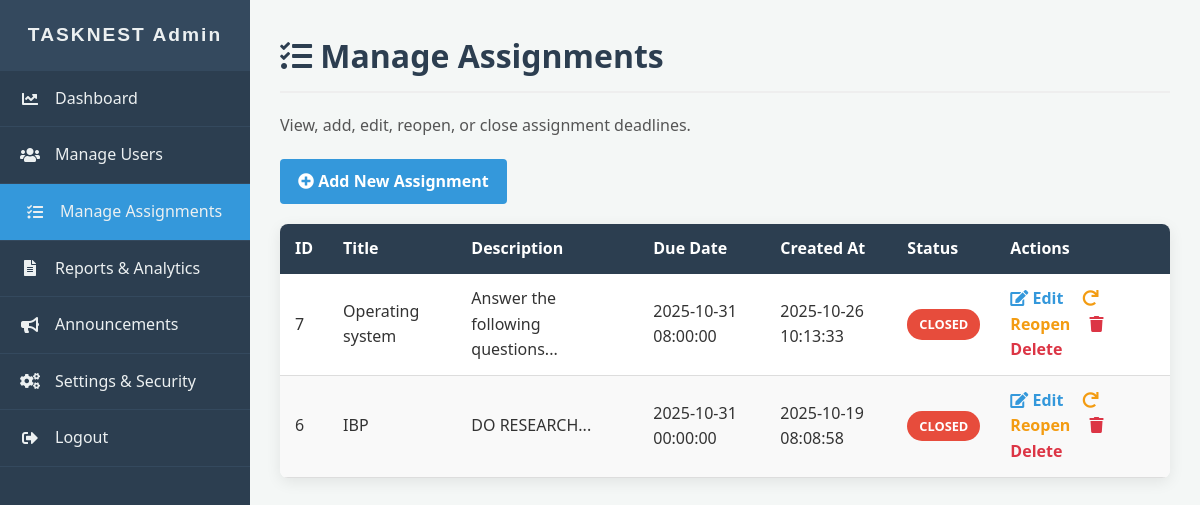
The page /admin/assignment.php (signed in) on the database its author committed.
### tables this page shows
CREATE TABLE `assignments` (
  `id` int(11) NOT NULL,
  `teacher_id` int(11) NOT NULL,
  `title` varchar(255) NOT NULL,
  `description` text DEFAULT NULL,
  `file` varchar(255) DEFAULT NULL,
  `created_at` timestamp NOT NULL DEFAULT current_timestamp(),
  `due_date` datetime NOT NULL,
  `status` varchar(20) DEFAULT 'open',
  `max_score` int(11) DEFAULT 100,
  `allow_late_submission` tinyint(1) DEFAULT 1,
  `reopened_at` datetime DEFAULT NULL,
  `reopened_by` int(11) DEFAULT NULL,
  `reopen_reason` text DEFAULT NULL
);

### admin/assignment.php (the view, shortened to what this page needs)
<?php
require_once __DIR__ . '/../src/auth.php';
$stmt = $pdo->query("SELECT id, title, description, due_date, created_at FROM assignments ORDER BY due_date DESC");
$assignments = $stmt->fetchAll();
?>
<!DOCTYPE html>
<html lang="en">
<head>
  <link rel="stylesheet" href="https://cdnjs.cloudflare.com/ajax/libs/font-awesome/5.15.3/css/all.min.css">
</head>
<body>
  <div class="sidebar">
    <h2>TASKNEST Admin</h2>
    <ul>
      <li><a href="admin_dashboard.php"><i class="fa fa-chart-line"></i><span> Dashboard</span></a></li>
      <li><a href="users.php"><i class="fa fa-users"></i><span> Manage Users</span></a></li>
      <li><a href="assignment.php" class="active"><i class="fa fa-tasks"></i><span> Manage Assignments</span></a></li>
      <li><a href="reports.php"><i class="fa fa-file-alt"></i><span> Reports & Analytics</span></a></li>
      <li><a href="../announcements.php"><i class="fa fa-bullhorn"></i><span> Announcements</span></a></li>
      <li><a href="settings.php"><i class="fa fa-cogs"></i><span> Settings & Security</span></a></li>
      <li><a href="../logout.php"><i class="fa fa-sign-out-alt"></i><span> Logout</span></a></li>
    </ul>
  </div>
  <div class="main">
    <h1><i class="fa fa-tasks"></i> Manage Assignments</h1>
    <p>View, add, edit, reopen, or close assignment deadlines.</p>
    <a href="../teachers/teacher_create_assignment.php" class="btn"><i class="fa fa-plus-circle"></i> Add New Assignment</a>
    <table>
      <thead>
        <tr>
          <th>ID</th>
          <th>Title</th>
          <th>Description</th>
          <th>Due Date</th>
          <th>Created At</th>
          <th>Status</th>
          <th>Actions</th>
        </tr>
      </thead>
      <tbody>
        <?php if ($assignments): ?>
          <?php foreach ($assignments as $a): ?>
            <?php
            $status = (strtotime($a['due_date']) >= time()) ? "Active" : "Closed";
            ?>
            <tr>
              <td data-label="ID"><?= htmlspecialchars($a['id']) ?></td>
              <td data-label="Title"><?= htmlspecialchars($a['title']) ?></td>
              <td data-label="Description"><?= htmlspecialchars(substr($a['description'], 0, 50)) ?>...</td>
              <td data-label="Due Date"><?= htmlspecialchars($a['due_date']) ?></td>
              <td data-label="Created At"><?= htmlspecialchars($a['created_at']) ?></td>
              <td data-label="Status">
                <span class="status <?= strtolower($status) ?>"><?= $status ?></span>
              </td>
              <td data-label="Actions" class="actions">
                <a href="edit_assignment.php?id=<?= $a['id'] ?>" class="edit"><i class="fa fa-edit"></i> Edit</a>
                <?php if ($status === "Closed"): ?>
                  <a href="reopen_assignment.php?id=<?= $a['id'] ?>" class="reopen"><i class="fa fa-redo"></i> Reopen</a>
                <?php else: ?>
                  <a href="close_assignment.php?id=<?= $a['id'] ?>" class="close"><i class="fa fa-ban"></i> Close</a>
                <?php endif; ?>
                <a href="?delete=<?= $a['id'] ?>" class="delete" onclick="return confirm('Are you sure you want to delete this announcement?');"><i class="fa fa-trash"></i> Delete</a>
              </td>
            </tr>
          <?php endforeach; ?>
        <?php else: ?>
          <tr>
            <td colspan="7" style="text-align:center;">No assignments found.</td>
          </tr>
        <?php endif; ?>
      </tbody>
    </table>
  </div>
</body>
</html>

### admin/assignment.php (style rules this page uses)
body { font-family: 'Segoe UI', Tahoma, Geneva, Verdana, sans-serif; margin: 0; background-color: #f4f7f6; color: #333; line-height: 1.6; display: flex; min-height: 100vh; }
.sidebar { position: fixed; left: 0; top: 0; width: 250px; height: 100vh; background: #2c3e50; color: #ecf0f1; display: flex; flex-direction: column; overflow-y: auto; }
.sidebar h2 { font-family: 'Arial Black', Gadget, sans-serif; padding: 20px; margin: 0; text-align: center; background: #34495e; letter-spacing: 2px; font-size: 1.2rem; }
.sidebar ul { list-style: none; padding: 0; margin: 0; }
.sidebar ul li { border-bottom: 1px solid #34495e; }
.sidebar ul li a { display: flex; align-items: center; padding: 15px 20px; color: #ecf0f1; text-decoration: none; transition: background 0.3s, padding-left 0.3s; }
.sidebar ul li a:hover, .sidebar ul li a.active { background: #3498db; padding-left: 25px; }
.sidebar ul li a i { margin-right: 15px; width: 20px; text-align: center; }
.main { margin-left: 250px; padding: 30px; flex: 1; }
.main h1 { color: #2c3e50; margin-top: 0; border-bottom: 2px solid #eee; padding-bottom: 10px; margin-bottom: 20px; }
.main p { margin-bottom: 20px; color: #555; }
.btn { background-color: #3498db; color: white; padding: 10px 18px; border: none; border-radius: 4px; cursor: pointer; text-decoration: none; display: inline-block; transition: background-color 0.3s; font-weight: 600; }
table { width: 100%; border-collapse: collapse; background: #fff; border-radius: 8px; overflow: hidden; box-shadow: 0 4px 15px rgba(0, 0, 0, 0.08); margin-top: 20px; }
thead { background: #2c3e50; color: #fff; }
thead th { padding: 12px 15px; text-align: left; font-weight: 600; }
tbody td { padding: 12px 15px; border-bottom: 1px solid #ddd; vertical-align: middle; }
tbody tr:nth-child(even) { background-color: #f9f9f9; }
.status { font-weight: 600; padding: 5px 12px; border-radius: 15px; font-size: 0.8em; text-transform: uppercase; display: inline-block; }
.status.closed { background: #e74c3c; color: #fff; }
.actions a { margin-right: 15px; text-decoration: none; font-weight: 600; transition: color 0.3s; }
.actions a.edit { color: #3498db; }
.actions a.reopen { color: #f39c12; }
.actions a.delete { color: #dc3545; }

### rows shown on the page
assignments: id "7", title "Operating system", description "Answer the following questions", due_date "2025-10-31 08:00:00", created_at "2025-10-26 10:13:33"
assignments: id "6", title "IBP", description "DO RESEARCH", due_date "2025-10-31 00:00:00", created_at "2025-10-19 08:08:58"
